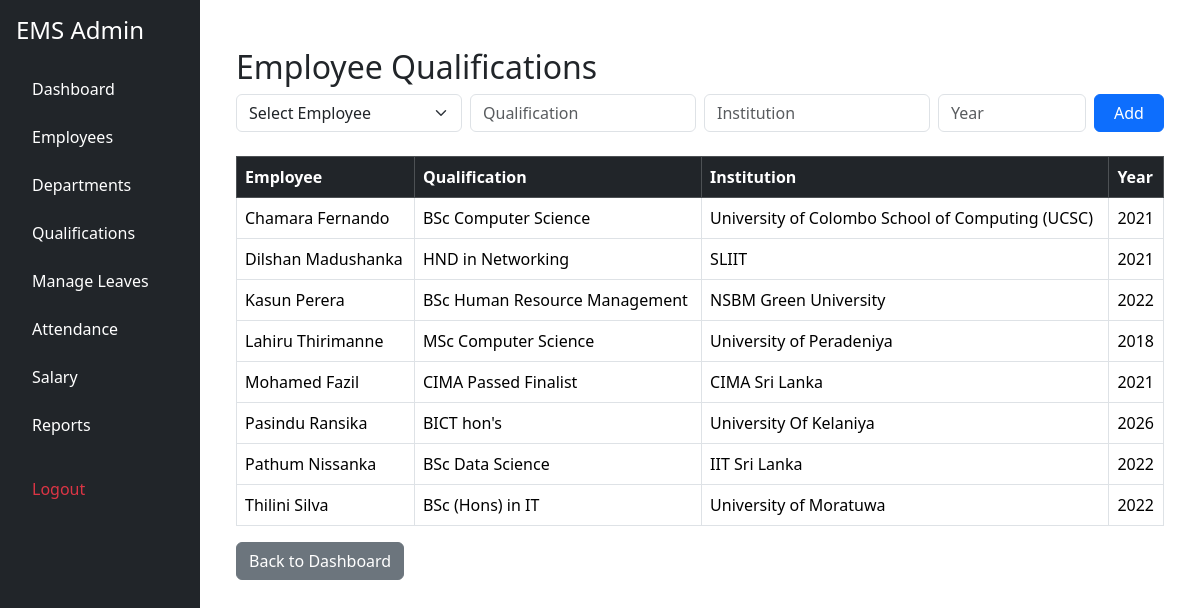
Screenshot of /admin/qualifications.php (signed in) with the database file from the repository.
### tables this page shows
CREATE TABLE `qualifications` (
  `id` int(11) NOT NULL,
  `employee_id` int(11) NOT NULL,
  `qualification` varchar(150) NOT NULL,
  `institution` varchar(150) NOT NULL,
  `year` int(11) NOT NULL
);

CREATE TABLE `users` (
  `id` int(11) NOT NULL,
  `name` varchar(100) NOT NULL,
  `email` varchar(100) NOT NULL,
  `password` varchar(255) NOT NULL,
  `role` enum('admin','employee') NOT NULL
);

### admin/qualifications.php (the view, shortened to what this page needs)
<?php
include "header.php";
require_once "../config/db.php";
$quals = $conn->query("
    SELECT
        q.id,
        u.name,
        q.qualification,
        q.institution,
        q.year
    FROM qualifications q
    JOIN employees e ON q.employee_id = e.id
    JOIN users u ON e.user_id = u.id
    ORDER BY u.name
");
?>
<!DOCTYPE html>
<html lang="en">
<head>
<link href="https://cdn.jsdelivr.net/npm/bootstrap@5.3.2/dist/css/bootstrap.min.css" rel="stylesheet">
</head>
<body>
<div class="container mt-4">
<h2>Employee Qualifications</h2>
<form method="POST" class="row g-2 mb-4">
  <div class="col-md-3">
    <select name="employee_id" class="form-select" required>
      <option value="">Select Employee</option>
    </select>
  </div>
  <div class="col-md-3">
    <input name="qualification" class="form-control" placeholder="Qualification" required>
  </div>
  <div class="col-md-3">
    <input name="institution" class="form-control" placeholder="Institution" required>
  </div>
  <div class="col-md-2">
    <input type="number" name="year" class="form-control" placeholder="Year" required>
  </div>
  <div class="col-md-1">
    <button name="add" class="btn btn-primary w-100">Add</button>
  </div>
</form>
<table class="table table-bordered table-hover">
<thead class="table-dark">
<tr>
  <th>Employee</th>
  <th>Qualification</th>
  <th>Institution</th>
  <th>Year</th>
</tr>
</thead>
<tbody>
<?php if ($quals->num_rows > 0): ?>
  <?php while ($q = $quals->fetch_assoc()): ?>
    <tr>
      <td><?= htmlspecialchars($q['name']) ?></td>
      <td><?= htmlspecialchars($q['qualification']) ?></td>
      <td><?= htmlspecialchars($q['institution']) ?></td>
      <td><?= htmlspecialchars($q['year']) ?></td>
    </tr>
  <?php endwhile; ?>
<?php else: ?>
  <tr>
    <td colspan="4" class="text-center">No qualifications found</td>
  </tr>
<?php endif; ?>
</tbody>
</table>
<a href="dashboard.php" class="btn btn-secondary">Back to Dashboard</a>
</div>
</body>
</html>

### admin/header.php (style rules this page uses)
body { background: #f4f6f9; }

### rows the page displays
qualifications: users.name "Chamara Fernando", qualification "BSc Computer Science", institution "University of Colombo School of Computing (UCSC)", year "2021"
qualifications: users.name "Dilshan Madushanka", qualification "HND in Networking", institution "SLIIT", year "2021"
qualifications: users.name "Kasun Perera", qualification "BSc Human Resource Management", institution "NSBM Green University", year "2022"
qualifications: users.name "Lahiru Thirimanne", qualification "MSc Computer Science", institution "University of Peradeniya", year "2018"
qualifications: users.name "Mohamed Fazil", qualification "CIMA Passed Finalist", institution "CIMA Sri Lanka", year "2021"
qualifications: users.name "Pasindu Ransika", qualification "BICT hon's", institution "University Of Kelaniya", year "2026"
qualifications: users.name "Pathum Nissanka", qualification "BSc Data Science", institution "IIT Sri Lanka", year "2022"
qualifications: users.name "Thilini Silva", qualification "BSc (Hons) in IT", institution "University of Moratuwa", year "2022"
